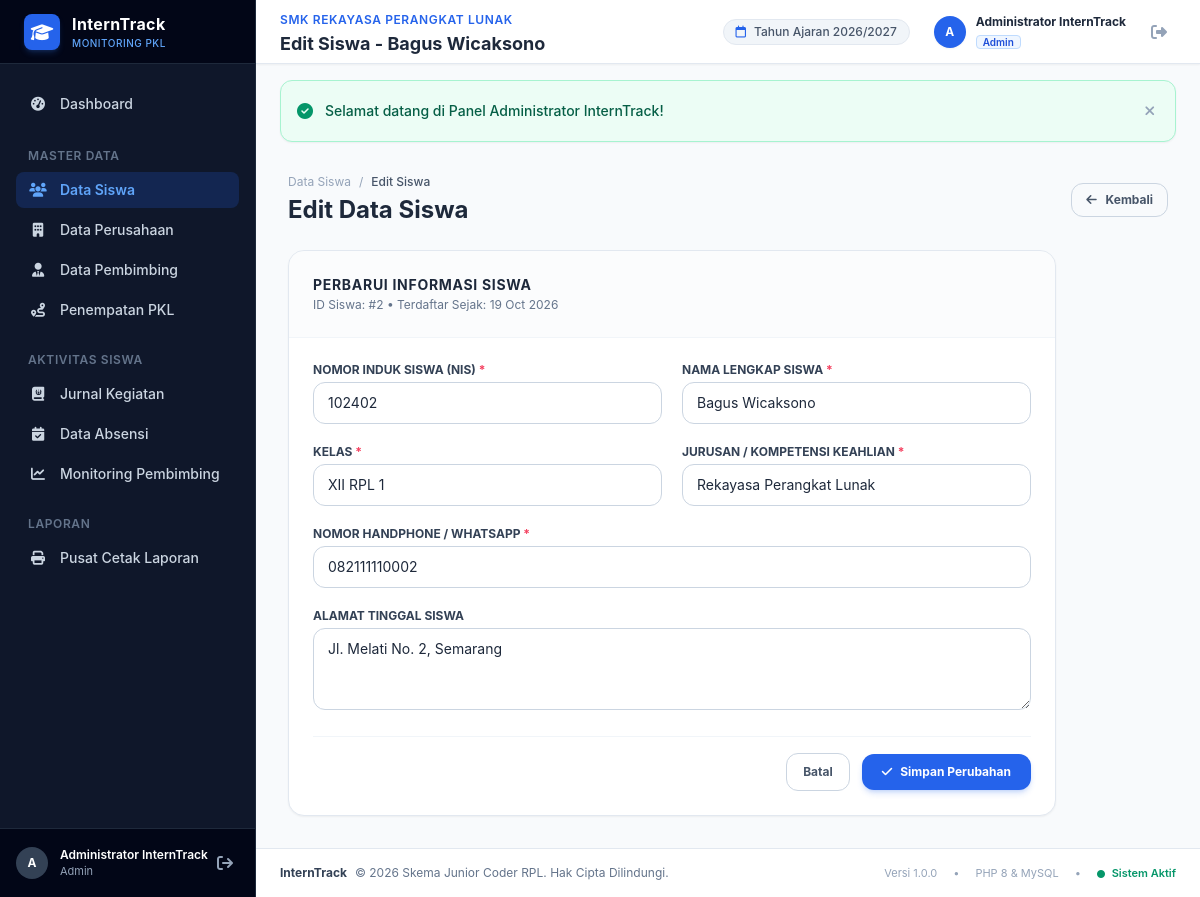
Screenshot of /admin/siswa/edit.php?id=2 (signed in) with the database file from the repository.
### tables this page shows
CREATE TABLE `siswa` (
  `id` int(11) NOT NULL AUTO_INCREMENT,
  `user_id` int(11) DEFAULT NULL,
  `nis` varchar(20) NOT NULL,
  `nama` varchar(100) NOT NULL,
  `kelas` varchar(30) NOT NULL,
  `jurusan` varchar(60) NOT NULL,
  `no_hp` varchar(25) NOT NULL,
  `alamat` text DEFAULT NULL,
  `created_at` timestamp NOT NULL DEFAULT current_timestamp(),
  PRIMARY KEY (`id`),
  UNIQUE KEY `nis` (`nis`),
  KEY `fk_siswa_user` (`user_id`),
  CONSTRAINT `fk_siswa_user` FOREIGN KEY (`user_id`) REFERENCES `users` (`id`) ON DELETE SET NULL
);

### config/helper.php (called while the page is built, shortened)
<?php
function base_url($path = '') {
    $protocol = (!empty($_SERVER['HTTPS']) && $_SERVER['HTTPS'] !== 'off' || (isset($_SERVER['SERVER_PORT']) && $_SERVER['SERVER_PORT'] == 443)) ? "https://" : "http://";
    $host = isset($_SERVER['HTTP_HOST']) ? $_SERVER['HTTP_HOST'] : 'localhost';
    $script_dir = dirname($_SERVER['SCRIPT_NAME']);
    $script_dir = str_replace('\\', '/', $script_dir);
    $pos = stripos($script_dir, '/interntrack');
    if ($pos !== false) {
        $base = substr($script_dir, 0, $pos + 12);
    } else {
        $base = '';
    }
    $clean_path = ltrim($path, '/');
    return rtrim($protocol . $host . $base, '/') . ($clean_path ? '/' . $clean_path : '');
}
function is_logged_in() {
    return isset($_SESSION['user_id']) && !empty($_SESSION['user_id']);
}
function auth_user() {
    return [
        'id'           => $_SESSION['user_id'] ?? null,
        'username'     => $_SESSION['username'] ?? '',
        'nama_lengkap' => $_SESSION['nama_lengkap'] ?? '',
        'role'         => $_SESSION['role'] ?? '',
        'siswa_id'     => $_SESSION['siswa_id'] ?? null,
        'pembimbing_id'=> $_SESSION['pembimbing_id'] ?? null,
    ];
}
function get_flash() {
    if (isset($_SESSION['flash'])) {
        $flash = $_SESSION['flash'];
        return $flash;
    }
    return null;
}

### admin/siswa/edit.php (the view, shortened to what this page needs)
<?php
require_once __DIR__ . '/../../config/database.php';
require_once __DIR__ . '/../../config/helper.php';
$id = (int)($_GET['id'] ?? 0);
$stmt = $pdo->prepare("SELECT * FROM siswa WHERE id = ?");
$stmt->execute([$id]);
$siswa = $stmt->fetch();
$page_title = 'Edit Siswa - ' . $siswa['nama'];
$errors = [];
$nis = $siswa['nis'];
$nama = $siswa['nama'];
$kelas = $siswa['kelas'];
$jurusan = $siswa['jurusan'];
$no_hp = $siswa['no_hp'];
$alamat = $siswa['alamat'];
require_once __DIR__ . '/../../includes/header.php';
?>
<div class="flex h-screen overflow-hidden">
    <?php require_once __DIR__ . '/../../includes/sidebar.php'; ?>
    <div class="flex-1 flex flex-col overflow-y-auto">
        <?php require_once __DIR__ . '/../../includes/navbar.php'; ?>
        <main class="p-4 sm:p-6 lg:p-8 space-y-6">
            <div class="flex items-center justify-between">
                <div>
                    <div class="flex items-center gap-2 text-xs text-slate-400 mb-1">
                        <a href="<?= base_url('admin/siswa/index.php') ?>" class="hover:text-blue-600">Data Siswa</a>
                        <span>/</span>
                        <span class="text-slate-600 font-medium">Edit Siswa</span>
                    </div>
                    <h2 class="text-xl sm:text-2xl font-bold text-slate-800">Edit Data Siswa</h2>
                </div>
                <a href="<?= base_url('admin/siswa/index.php') ?>" class="px-3.5 py-2 rounded-xl border border-slate-300 text-slate-600 hover:bg-slate-100 text-xs font-bold transition-colors">
                    <i class="fa-solid fa-arrow-left mr-1.5"></i> Kembali
                </a>
            </div>
            <div class="bg-white rounded-2xl border border-slate-200 shadow-sm max-w-3xl overflow-hidden">
                <div class="p-6 border-b border-slate-100 bg-slate-50/50">
                    <h3 class="text-sm font-bold text-slate-800 uppercase tracking-wider">Perbarui Informasi Siswa</h3>
                    <p class="text-xs text-slate-500 mt-0.5">ID Siswa: #<?= $siswa['id'] ?> • Terdaftar Sejak: <?= date('d M Y', strtotime($siswa['created_at'])) ?></p>
                </div>
                <form action="<?= base_url('admin/siswa/edit.php?id=' . $id) ?>" method="POST" class="p-6 space-y-5" novalidate>
                    <div class="grid grid-cols-1 sm:grid-cols-2 gap-5">
                        <div>
                            <label for="nis" class="block text-xs font-bold text-slate-700 uppercase mb-1">
                                Nomor Induk Siswa (NIS) <span class="text-rose-500">*</span>
                            </label>
                            <input type="text" name="nis" id="nis" value="<?= htmlspecialchars($nis) ?>" required
                                   class="w-full px-3.5 py-2.5 rounded-xl border <?= isset($errors['nis']) ? 'border-rose-400 bg-rose-50/30' : 'border-slate-300' ?> text-sm focus:outline-none focus:ring-2 focus:ring-blue-500 focus:border-blue-500">
                        </div>
                        <div>
                            <label for="nama" class="block text-xs font-bold text-slate-700 uppercase mb-1">
                                Nama Lengkap Siswa <span class="text-rose-500">*</span>
                            </label>
                            <input type="text" name="nama" id="nama" value="<?= htmlspecialchars($nama) ?>" required
                                   class="w-full px-3.5 py-2.5 rounded-xl border <?= isset($errors['nama']) ? 'border-rose-400 bg-rose-50/30' : 'border-slate-300' ?> text-sm focus:outline-none focus:ring-2 focus:ring-blue-500 focus:border-blue-500">
                        </div>
                    </div>
                    <div class="grid grid-cols-1 sm:grid-cols-2 gap-5">
                        <div>
                            <label for="kelas" class="block text-xs font-bold text-slate-700 uppercase mb-1">
                                Kelas <span class="text-rose-500">*</span>
                            </label>
                            <input type="text" name="kelas" id="kelas" value="<?= htmlspecialchars($kelas) ?>" required
                                   class="w-full px-3.5 py-2.5 rounded-xl border <?= isset($errors['kelas']) ? 'border-rose-400 bg-rose-50/30' : 'border-slate-300' ?> text-sm focus:outline-none focus:ring-2 focus:ring-blue-500 focus:border-blue-500">
                        </div>
                        <div>
                            <label for="jurusan" class="block text-xs font-bold text-slate-700 uppercase mb-1">
                                Jurusan / Kompetensi Keahlian <span class="text-rose-500">*</span>
                            </label>
                            <input type="text" name="jurusan" id="jurusan" value="<?= htmlspecialchars($jurusan) ?>" required
                                   class="w-full px-3.5 py-2.5 rounded-xl border <?= isset($errors['jurusan']) ? 'border-rose-400 bg-rose-50/30' : 'border-slate-300' ?> text-sm focus:outline-none focus:ring-2 focus:ring-blue-500 focus:border-blue-500">
                        </div>
                    </div>
                    <div>
                        <label for="no_hp" class="block text-xs font-bold text-slate-700 uppercase mb-1">
                            Nomor Handphone / WhatsApp <span class="text-rose-500">*</span>
                        </label>
                        <input type="text" name="no_hp" id="no_hp" value="<?= htmlspecialchars($no_hp) ?>" required
                               class="w-full px-3.5 py-2.5 rounded-xl border <?= isset($errors['no_hp']) ? 'border-rose-400 bg-rose-50/30' : 'border-slate-300' ?> text-sm focus:outline-none focus:ring-2 focus:ring-blue-500 focus:border-blue-500">
                    </div>
                    <div>
                        <label for="alamat" class="block text-xs font-bold text-slate-700 uppercase mb-1">
                            Alamat Tinggal Siswa
                        </label>
                        <textarea name="alamat" id="alamat" rows="3"
                                  class="w-full px-3.5 py-2.5 rounded-xl border border-slate-300 text-sm focus:outline-none focus:ring-2 focus:ring-blue-500 focus:border-blue-500"><?= htmlspecialchars($alamat) ?></textarea>
                    </div>
                    <div class="pt-4 border-t border-slate-100 flex items-center justify-end gap-3">
                        <a href="<?= base_url('admin/siswa/index.php') ?>" class="px-4 py-2.5 border border-slate-300 rounded-xl text-slate-600 hover:bg-slate-50 text-xs font-bold transition-colors">
                            Batal
                        </a>
                        <button type="submit" class="px-5 py-2.5 bg-blue-600 hover:bg-blue-700 text-white rounded-xl text-xs font-bold transition-all shadow-md shadow-blue-600/20 flex items-center gap-2">
                            <i class="fa-solid fa-check"></i>
                            <span>Simpan Perubahan</span>
                        </button>
                    </div>
                </form>
            </div>
        </main>
        <?php require_once __DIR__ . '/../../includes/footer.php'; ?>

### includes/navbar.php (shortened to what this page needs)
<?php
$flash = get_flash();
?>
<header class="h-16 bg-white border-b border-slate-200 sticky top-0 z-30 flex items-center justify-between px-4 sm:px-6 shrink-0 shadow-sm">
    <div class="flex items-center gap-3">
        <div>
            <span class="text-xs font-semibold text-blue-600 uppercase tracking-wider">SMK Rekayasa Perangkat Lunak</span>
            <h2 class="text-base sm:text-lg font-bold text-slate-800 leading-tight">
                <?= isset($page_title) ? htmlspecialchars($page_title) : 'Sistem Monitoring PKL' ?>
            </h2>
        </div>
    </div>
    <div class="flex items-center gap-3 sm:gap-4">
        <div class="hidden md:flex items-center gap-2 px-3 py-1 rounded-full bg-slate-100 text-slate-600 text-xs font-medium border border-slate-200">
            <i class="fa-regular fa-calendar text-blue-600"></i>
            <span>Tahun Ajaran 2026/2027</span>
        </div>
        <div class="flex items-center gap-2.5 pl-2">
            <div class="w-8 h-8 rounded-full bg-blue-600 flex items-center justify-center text-white text-xs font-bold shadow-sm">
                <?= strtoupper(substr($current_user['nama_lengkap'] ?? 'U', 0, 1)) ?>
            </div>
            <div class="hidden sm:block text-left leading-tight">
                <span class="block text-xs font-bold text-slate-800"><?= htmlspecialchars($current_user['nama_lengkap'] ?? 'User') ?></span>
                <span class="inline-block text-[10px] font-semibold text-blue-700 bg-blue-50 px-1.5 py-0.2 rounded capitalize border border-blue-200"><?= htmlspecialchars($current_user['role'] ?? 'Guest') ?></span>
            </div>
        </div>
        <a href="<?= base_url('auth/logout.php') ?>"
           onclick="return confirm('Apakah Anda yakin ingin keluar dari sistem?')"
           title="Keluar dari sistem"
           class="p-2 text-slate-400 hover:text-rose-600 hover:bg-rose-50 rounded-lg transition-colors border border-transparent hover:border-rose-200">
            <i class="fa-solid fa-right-from-bracket text-base"></i>
        </a>
    </div>
</header>
<?php if ($flash): ?>
    <div id="flash-alert" class="px-4 sm:px-6 pt-4">
        <div class="flex items-center justify-between p-4 rounded-xl border shadow-sm text-sm font-medium
            <?= $flash['type'] === 'success' ? 'bg-emerald-50 text-emerald-800 border-emerald-200' : '' ?>
            <?= $flash['type'] === 'danger' ? 'bg-rose-50 text-rose-800 border-rose-200' : '' ?>
            <?= $flash['type'] === 'warning' ? 'bg-amber-50 text-amber-800 border-amber-200' : '' ?>
            <?= $flash['type'] === 'info' ? 'bg-blue-50 text-blue-800 border-blue-200' : '' ?>
        ">
            <div class="flex items-center gap-3">
                <i class="fa-solid
                    <?= $flash['type'] === 'success' ? 'fa-circle-check text-emerald-600' : '' ?>
                    <?= $flash['type'] === 'danger' ? 'fa-circle-xmark text-rose-600' : '' ?>
                    <?= $flash['type'] === 'warning' ? 'fa-triangle-exclamation text-amber-600' : '' ?>
                    <?= $flash['type'] === 'info' ? 'fa-circle-info text-blue-600' : '' ?>
                    text-base"></i>
                <span><?= htmlspecialchars($flash['message']) ?></span>
            </div>
            <button onclick="document.getElementById('flash-alert').remove()" class="text-slate-400 hover:text-slate-600 p-1">
                <i class="fa-solid fa-xmark"></i>
            </button>
        </div>
    </div>
<?php endif; ?>

### assets/css/style.css (style rules this page uses)
body { font-family: -apple-system, BlinkMacSystemFont, "Segoe UI", Roboto, "Helvetica Neue", Arial, sans-serif; background-color: #f8fafc; color: #1e293b; }

### rows the page displays
siswa: nama "Edit Siswa - Bagus Wicaksono", id "2", created_at "19 Oct 2026", nis "102402", nama "Bagus Wicaksono", kelas "XII RPL 1", jurusan "Rekayasa Perangkat Lunak", no_hp "082111110002", alamat "Jl. Melati No. 2, Semarang"

### other values shown
substr($current_user['nama_lengkap'] ?? 'U', 0, 1) "A"
$current_user['nama_lengkap'] "Administrator InternTrack"
$current_user['role'] "Admin"
$flash['message'] "Selamat datang di Panel Administrator InternTrack!"
